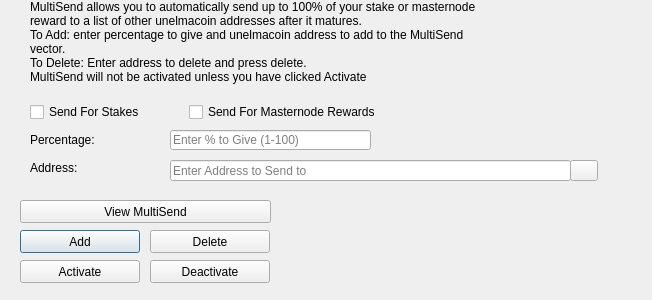
<?xml version="1.0" encoding="UTF-8"?>
<ui version="4.0">
 <class>MultiSendDialog</class>
 <widget class="QDialog" name="MultiSendDialog">
  <property name="windowModality">
   <enum>Qt::NonModal</enum>
  </property>
  <property name="geometry">
   <rect>
    <x>0</x>
    <y>0</y>
    <width>652</width>
    <height>300</height>
   </rect>
  </property>
  <property name="windowTitle">
   <string>MultiSend</string>
  </property>
  <widget class="QLineEdit" name="multiSendPercentEdit">
   <property name="geometry">
    <rect>
     <x>170</x>
     <y>130</y>
     <width>201</width>
     <height>20</height>
    </rect>
   </property>
   <property name="toolTip">
    <string>Enter whole numbers 1 - 100</string>
   </property>
   <property name="placeholderText">
    <string>Enter % to Give (1-100)</string>
   </property>
  </widget>
  <widget class="QLineEdit" name="multiSendAddressEdit">
   <property name="geometry">
    <rect>
     <x>170</x>
     <y>160</y>
     <width>401</width>
     <height>21</height>
    </rect>
   </property>
   <property name="toolTip">
    <string/>
   </property>
   <property name="placeholderText">
    <string>Enter Address to Send to</string>
   </property>
  </widget>
  <widget class="QLabel" name="label_2">
   <property name="geometry">
    <rect>
     <x>30</x>
     <y>0</y>
     <width>451</width>
     <height>121</height>
    </rect>
   </property>
   <property name="lineWidth">
    <number>1</number>
   </property>
   <property name="text">
    <string>MultiSend allows you to automatically send up to 100% of your stake or masternode reward to a list of other unelmacoin addresses after it matures.
To Add: enter percentage to give and unelmacoin address to add to the MultiSend vector.
To Delete: Enter address to delete and press delete.
MultiSend will not be activated unless you have clicked Activate</string>
   </property>
   <property name="alignment">
    <set>Qt::AlignLeading|Qt::AlignLeft|Qt::AlignTop</set>
   </property>
   <property name="wordWrap">
    <bool>true</bool>
   </property>
  </widget>
  <widget class="QLabel" name="message">
   <property name="geometry">
    <rect>
     <x>290</x>
     <y>200</y>
     <width>351</width>
     <height>91</height>
    </rect>
   </property>
   <property name="text">
    <string/>
   </property>
  </widget>
  <widget class="QPushButton" name="addButton">
   <property name="geometry">
    <rect>
     <x>20</x>
     <y>230</y>
     <width>120</width>
     <height>23</height>
    </rect>
   </property>
   <property name="toolTip">
    <string/>
   </property>
   <property name="statusTip">
    <string>Add to MultiSend Vector</string>
   </property>
   <property name="text">
    <string>Add</string>
   </property>
  </widget>
  <widget class="QPushButton" name="disableButton">
   <property name="geometry">
    <rect>
     <x>150</x>
     <y>260</y>
     <width>120</width>
     <height>23</height>
    </rect>
   </property>
   <property name="statusTip">
    <string>Deactivate MultiSend</string>
   </property>
   <property name="text">
    <string>Deactivate</string>
   </property>
  </widget>
  <widget class="QPushButton" name="addressBookButton">
   <property name="geometry">
    <rect>
     <x>570</x>
     <y>160</y>
     <width>28</width>
     <height>21</height>
    </rect>
   </property>
   <property name="toolTip">
    <string>Choose an address from the address book</string>
   </property>
   <property name="text">
    <string/>
   </property>
   <property name="icon">
    <iconset resource="../unelmacoin.qrc">
     <normaloff>:/icons/address-book</normaloff>:/icons/address-book</iconset>
   </property>
   <property name="shortcut">
    <string>Alt+A</string>
   </property>
   <property name="autoDefault">
    <bool>false</bool>
   </property>
  </widget>
  <widget class="QLabel" name="label">
   <property name="geometry">
    <rect>
     <x>30</x>
     <y>130</y>
     <width>121</width>
     <height>20</height>
    </rect>
   </property>
   <property name="toolTip">
    <string>Percentage of stake to send</string>
   </property>
   <property name="text">
    <string>Percentage:</string>
   </property>
  </widget>
  <widget class="QLabel" name="label_5">
   <property name="geometry">
    <rect>
     <x>30</x>
     <y>160</y>
     <width>111</width>
     <height>16</height>
    </rect>
   </property>
   <property name="toolTip">
    <string>Address to send portion of stake to</string>
   </property>
   <property name="text">
    <string>Address:</string>
   </property>
  </widget>
  <widget class="QPushButton" name="deleteButton">
   <property name="geometry">
    <rect>
     <x>150</x>
     <y>230</y>
     <width>120</width>
     <height>23</height>
    </rect>
   </property>
   <property name="toolTip">
    <string/>
   </property>
   <property name="statusTip">
    <string>Delete Address From MultiSend Vector</string>
   </property>
   <property name="text">
    <string>Delete</string>
   </property>
  </widget>
  <widget class="QPushButton" name="activateButton">
   <property name="geometry">
    <rect>
     <x>20</x>
     <y>260</y>
     <width>120</width>
     <height>23</height>
    </rect>
   </property>
   <property name="statusTip">
    <string>Activate MultiSend</string>
   </property>
   <property name="text">
    <string>Activate</string>
   </property>
  </widget>
  <widget class="QPushButton" name="viewButton">
   <property name="geometry">
    <rect>
     <x>20</x>
     <y>200</y>
     <width>251</width>
     <height>23</height>
    </rect>
   </property>
   <property name="toolTip">
    <string/>
   </property>
   <property name="statusTip">
    <string>View MultiSend Vector</string>
   </property>
   <property name="text">
    <string>View MultiSend</string>
   </property>
  </widget>
  <widget class="QWidget" name="horizontalLayoutWidget">
   <property name="geometry">
    <rect>
     <x>30</x>
     <y>100</y>
     <width>351</width>
     <height>24</height>
    </rect>
   </property>
   <layout class="QHBoxLayout" name="horizontalLayout">
    <item>
     <widget class="QCheckBox" name="multiSendStakeCheckBox">
      <property name="text">
       <string>Send For Stakes</string>
      </property>
     </widget>
    </item>
    <item>
     <widget class="QCheckBox" name="multiSendMasternodeCheckBox">
      <property name="text">
       <string>Send For Masternode Rewards</string>
      </property>
     </widget>
    </item>
   </layout>
  </widget>
 </widget>
 <resources>
  <include location="../unelmacoin.qrc"/>
 </resources>
 <connections/>
</ui>
